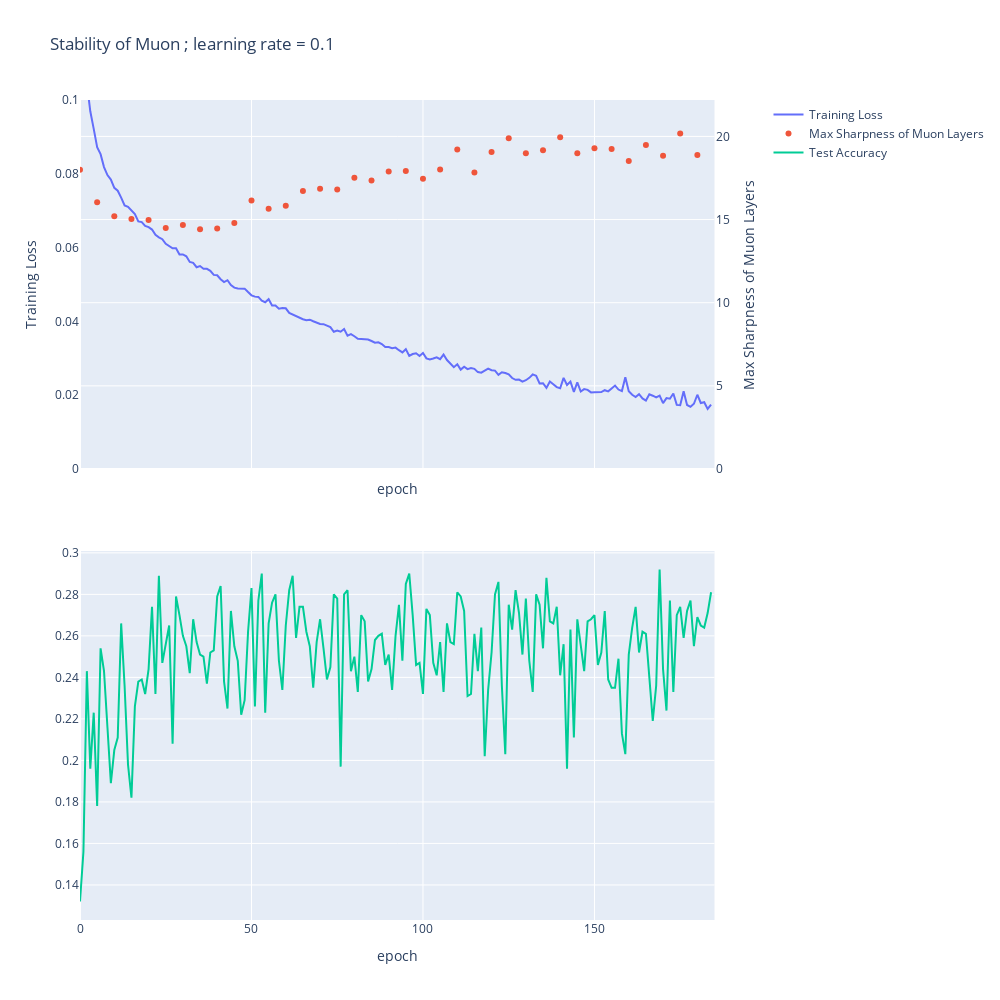

Notebook code for this chart:
### Code cell
plot_output_data(md, out, model_id=1)

### Figure 1 — Plotly figure (JSON) as saved in the notebook; plotly's stock layout.template omitted (floating-point values rounded to 4 significant figures; data arrays with more than 128 entries replaced by an {"elided": "..."} marker saying what was removed)
{"data": [{"line": {"width": 2}, "name": "Training Loss", "type": "scatter", "x": {"elided": "500 int values"}, "xaxis": "x", "y": {"elided": "500 float values"}, "yaxis": "y"}, {"line": {"width": 2}, "mode": "markers", "name": "Max Sharpness of Muon Layers", "type": "scatter", "x": {"elided": "500 int values"}, "xaxis": "x", "y": {"elided": "500 float values"}, "yaxis": "y2"}, {"line": {"width": 2}, "name": "Test Accuracy", "type": "scatter", "x": {"elided": "500 int values"}, "xaxis": "x2", "y": {"elided": "500 float values"}, "yaxis": "y3"}], "layout": {"height": 1000, "shapes": [{"line": {"color": "black", "dash": "dash"}, "type": "line", "x0": 0, "x1": 1, "xref": "x domain", "y0": 380.0, "y1": 380.0, "yref": "y2"}], "title": {"text": "Stability of Muon ; learning rate = 0.1"}, "width": 1000, "xaxis": {"anchor": "y", "domain": [0, 0.94], "matches": "x2", "range": [0, 185], "showticklabels": false, "title": {"text": "epoch"}}, "xaxis2": {"anchor": "y3", "domain": [0, 0.94], "range": [0, 185], "title": {"text": "epoch"}}, "yaxis": {"anchor": "x", "domain": [0.55, 1], "range": [0, 0.1], "showgrid": false, "title": {"text": "Training Loss"}}, "yaxis2": {"anchor": "x", "overlaying": "y", "range": [0, 22.19], "side": "right", "title": {"text": "Max Sharpness of Muon Layers"}}, "yaxis3": {"anchor": "x2", "domain": [0, 0.45]}, "yaxis4": {"anchor": "x2", "overlaying": "y3", "side": "right"}}}
